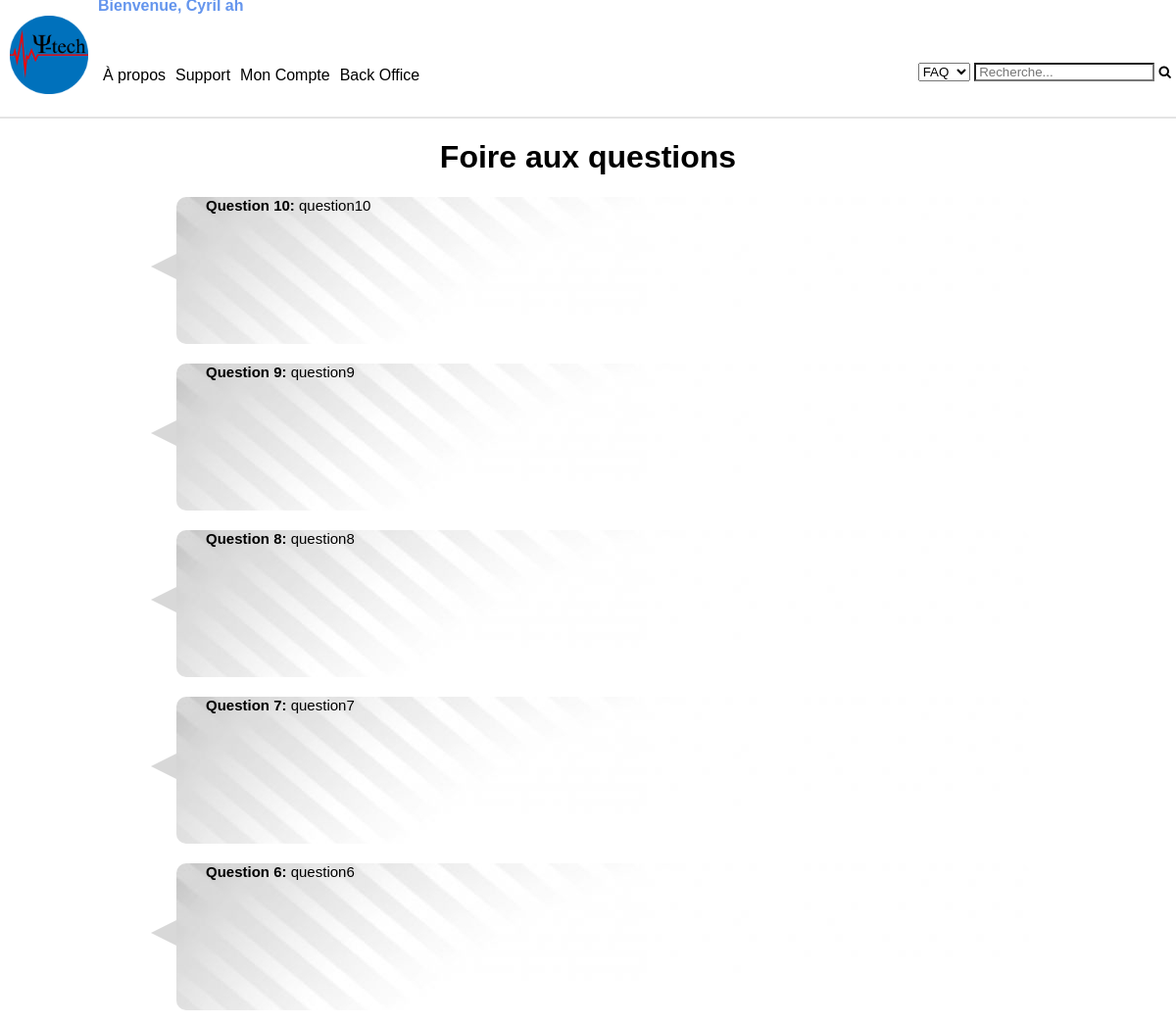
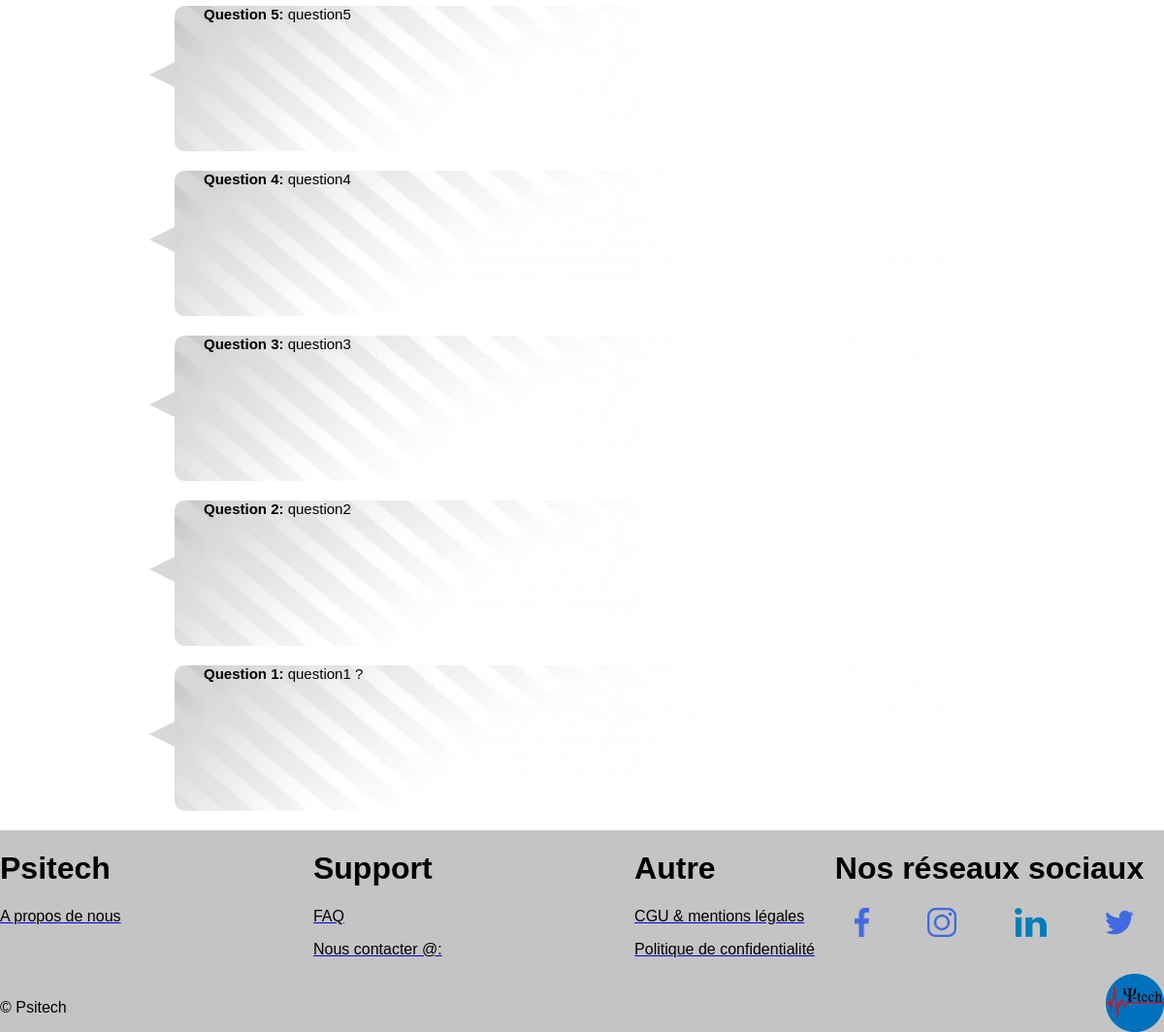
Page /FAQ.php (signed in) on the committed database (2 pictures, top to bottom).
### tables this page shows
CREATE TABLE IF NOT EXISTS `faq` (
  `id` int(11) NOT NULL AUTO_INCREMENT,
  `question` text NOT NULL,
  `reponse` text NOT NULL,
  PRIMARY KEY (`id`)
);

### FAQ.php (the view, shortened to what this page needs)
<!DOCTYPE html>
<html>
	<head>
		<link rel="stylesheet" href="CSS/faq.css">
	</head>
	<body>
		<body>
			<header>
				<?php include("header.php"); ?>
			</header>
			<h1 class="faqLel">
				Foire aux questions
			</h1>
			<?php
			try
			{
				$bdd = new PDO('mysql:host=localhost;dbname=app;charset=utf8', 'root', '',array(PDO::ATTR_ERRMODE => PDO::ERRMODE_EXCEPTION));
			}
			catch(Exception $e)
			{
				die('erreur:'.$e -> getMessage());
			}
			?>
			<div id="conteneur">
				<?php
				$questionsReponses = $bdd->query("SELECT * FROM faq ORDER BY ID DESC");
					while ($donnees = $questionsReponses->fetch()){?>
						<div class="shape">
							<a href="#" class="faqhelp">
								<strong>Question <?php echo $donnees['id']?>:</strong> <?php echo $donnees['question']?>
							</a>
						</div>
				<?php
					}
			 ?>
			</div>
			<footer>
				<?php include("footer.php"); ?>
			</footer>
		</body>
	</body>
</html>

### CSS/faq.css (style rules this page uses)
html, body { height: 100%; width; 100%; margin: 0; padding; 0; font-family: Arial; }
#conteneur { display: flex; flex-direction: column; }
.shape { display: flex; flex-direction: column; width: 70%; height:150px; background-image: url("../Media/faqBack.jpg"); position: relative; left: 15%; -moz-border-radius: 10px; -webkit-border-radius: 10px; border-radius: 10px; margin-bottom: 20px; padding-left: 30px; font-size: 15px; box-shadow: 10px ; }
.shape:before { content: ""; position: absolute; right: 100%; top: 58px; width: 0; height: 0; border-top: 13px solid transparent; border-right: 26px solid #d8d8d8; border-bottom: 13px solid transparent; }
.faqLel { text-align: center; }
.faqhelp { color:black; text-decoration: none; }

### CSS/header.css (style rules this page uses)
header { z-index: 999999; background-color: white; width: 100%; top: 0px; right: 0px; display: flex; align-items: flex-end; position:sticky; max-height: 120px; margin-bottom: 0px; border-bottom: 1px solid; border-color: #e4e4e4; font-family: Arial; }
.menubtn a, .contenuMenu a, { color: white; text-decoration: none; }

### CSS/footer.css (style rules this page uses)
h1 { color: black; }
footer { background:#c4c4c4; width: 100%; bottom:0px; right: 0px; font-family: Arial; }

### rows in the picture
faq: id "10", question "question10"
faq: id "9", question "question9"
faq: id "8", question "question8"
faq: id "7", question "question7"
faq: id "6", question "question6"
faq: id "5", question "question5"
faq: id "4", question "question4"
faq: id "3", question "question3"
faq: id "2", question "question2"
faq: id "1", question "question1 ?"
